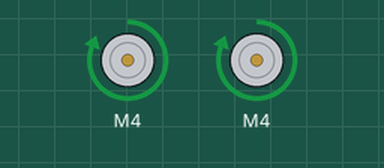
Simulated run of this sketch. Board: Arduino Uno, built with avr-gcc and run on an emulated ATmega328P. Shown: 2 × DC motor (green arrow = forward, orange = backward, longer = faster). What the sketch prints to the serial monitor is not drawn.

Above: at 0.1 s.
Timing chart, 0 to 1.6 s (numbered marks = the images above):
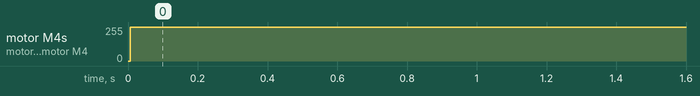

The sketch:

motor_peltier1.ino
```cpp
/*
This is a test sketch for the Adafruit assembled Motor Shield for Arduino v2
It won't work with v1.x motor shields! Only for the v2's with built in PWM
control

For use with the Adafruit Motor Shield v2
---->	http://www.adafruit.com/products/1438
*/

#include <Wire.h>
#include <Adafruit_MotorShield.h>
#include "utility/Adafruit_PWMServoDriver.h"

// Create the motor shield object with the default I2C address
Adafruit_MotorShield AFMS2 = Adafruit_MotorShield(0x61);
Adafruit_MotorShield AFMS1 = Adafruit_MotorShield(0x60);
// Or, create it with a different I2C address (say for stacking)
// Adafruit_MotorShield AFMS = Adafruit_MotorShield(0x61);

// Select which 'port' M1, M2, M3 or M4. In this case, M1
Adafruit_DCMotor *peltier1 = AFMS1.getMotor(4);
Adafruit_DCMotor *peltier2 = AFMS2.getMotor(4);
//Adafruit_DCMotor *myMotor3 = AFMS.getMotor(3);
// You can also make another motor on port M2
//Adafruit_DCMotor *myOtherMotor = AFMS.getMotor(2);

void setup() {
  Serial.begin(9600);           // set up Serial library at 9600 bps
  Serial.println("Adafruit Motorshield v2 - DC Motor test!");

  AFMS1.begin();  // create with the default frequency 1.6KHz
  //AFMS.begin(1000);  // OR with a different frequency, say 1KHz
  AFMS2.begin();
  Serial.println("Begun");
  // Set the speed to start, from 0 (off) to 255 (max speed)

  peltier1->setSpeed(255);
  peltier1->run(FORWARD);
  // turn on motor
  peltier1->run(RELEASE);

  peltier2->setSpeed(255);
  peltier2->run(FORWARD);
  // turn on motor
  peltier2->run(RELEASE);

  Serial.println("Initialized");
}

void loop() {


  Serial.println("In loop");
  //myMotor3->run(FORWARD);
  //myMotor3->setSpeed(255);
  peltier1->run(FORWARD);
  peltier1->setSpeed(255);

  peltier2->run(FORWARD);
  peltier2->setSpeed(255);

  delay(100);

  //Serial.print("tech");
  //myMotor->run(RELEASE);
  //delay(1000);
}
```

Measured:
- by itself, motor M4, motor M4: stopped → forward 255/255 at 0.01 s
